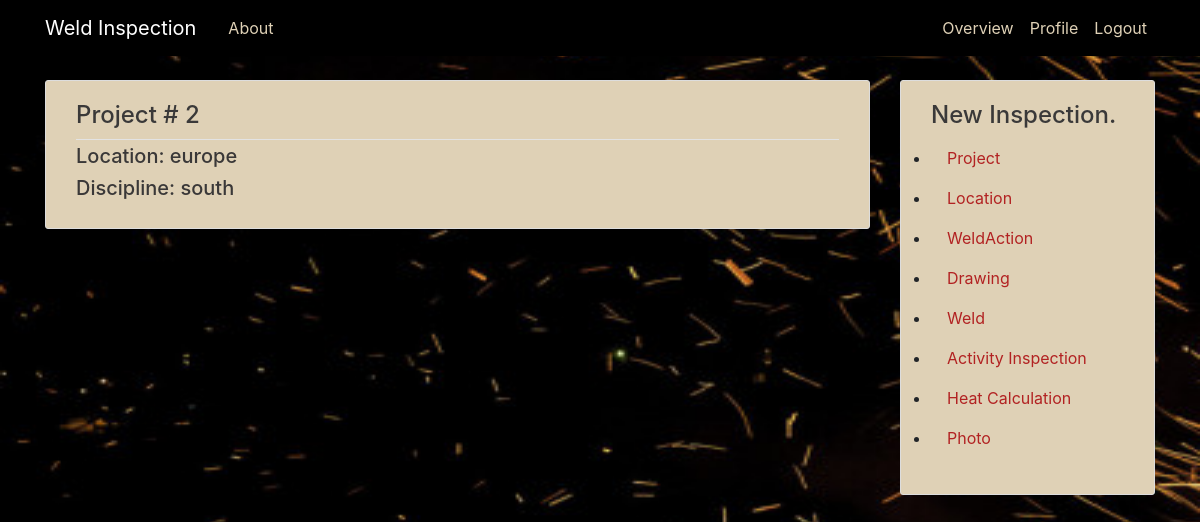
The app's page /new/loc/2/ (signed in), older data.
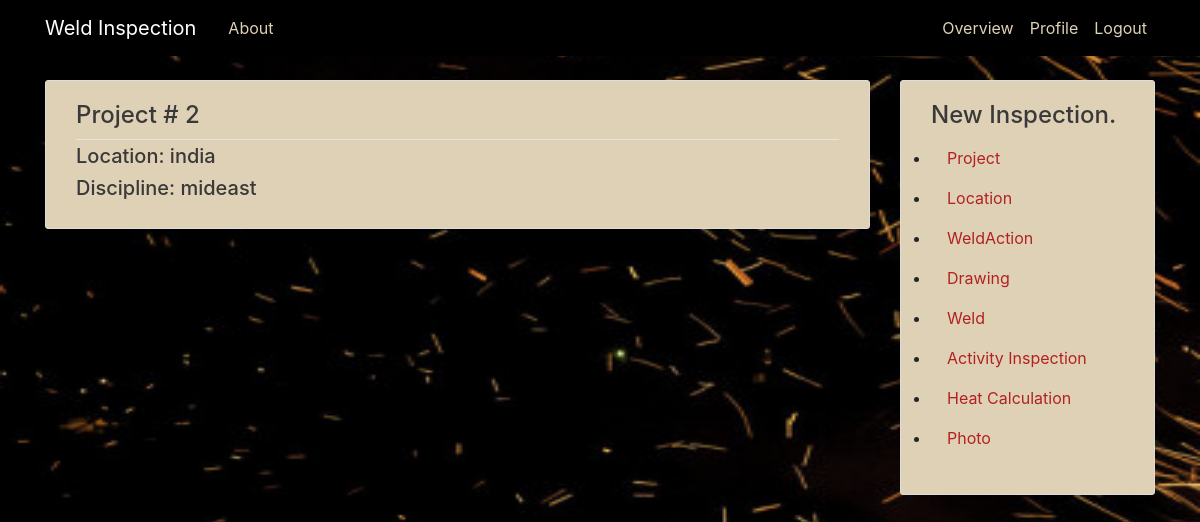
The same page, newer data.
### inspection/models.py (models this page shows, shortened)
class location_discipline(models.Model):
    location_name=models.CharField(max_length=200)
    discipline_name=models.CharField(max_length=200)
    location_discipline_id=models.OneToOneField(project,on_delete=models.CASCADE,primary_key=True)

class project(models.Model):
    project_number=models.IntegerField(primary_key=True)
    report_number=models.IntegerField(unique=True)
    data_perform=models.DateTimeField(default=datetime.now())
    project_user_name=models.ForeignKey(User,on_delete=models.CASCADE)
    def __str__(self):
        return str(self.project_number)

### inspection/views.py (the view)
# urls.py: path('new/loc/<str:pk>/',LocationDetailView.as_view(),name='location-detail'),
class LocationDetailView(DetailView):
    model = location_discipline
    template_name='inspection/location_discipline_detail.html'

### inspection/templates/inspection/location_discipline_detail.html
{% extends "inspection/base.html" %}
{% block content %}
<article class="media content-section">
  <div class="media-body">
    <div class="article-metadata">
      <h4>Project # {{ object.location_discipline_id}}</h4>
    </div>
    <h5 class="article-title">Location: {{ object.location_name }}</h5>
    <h5 class="article-title">Discipline: {{ object.discipline_name }}</h5>
  </div>
</article>
{% endblock content %}

Row changes from the older to the newer data that the page shows:
changed location_discipline id 2: location_name "europe" → "india"; discipline_name "south" → "mideast"
